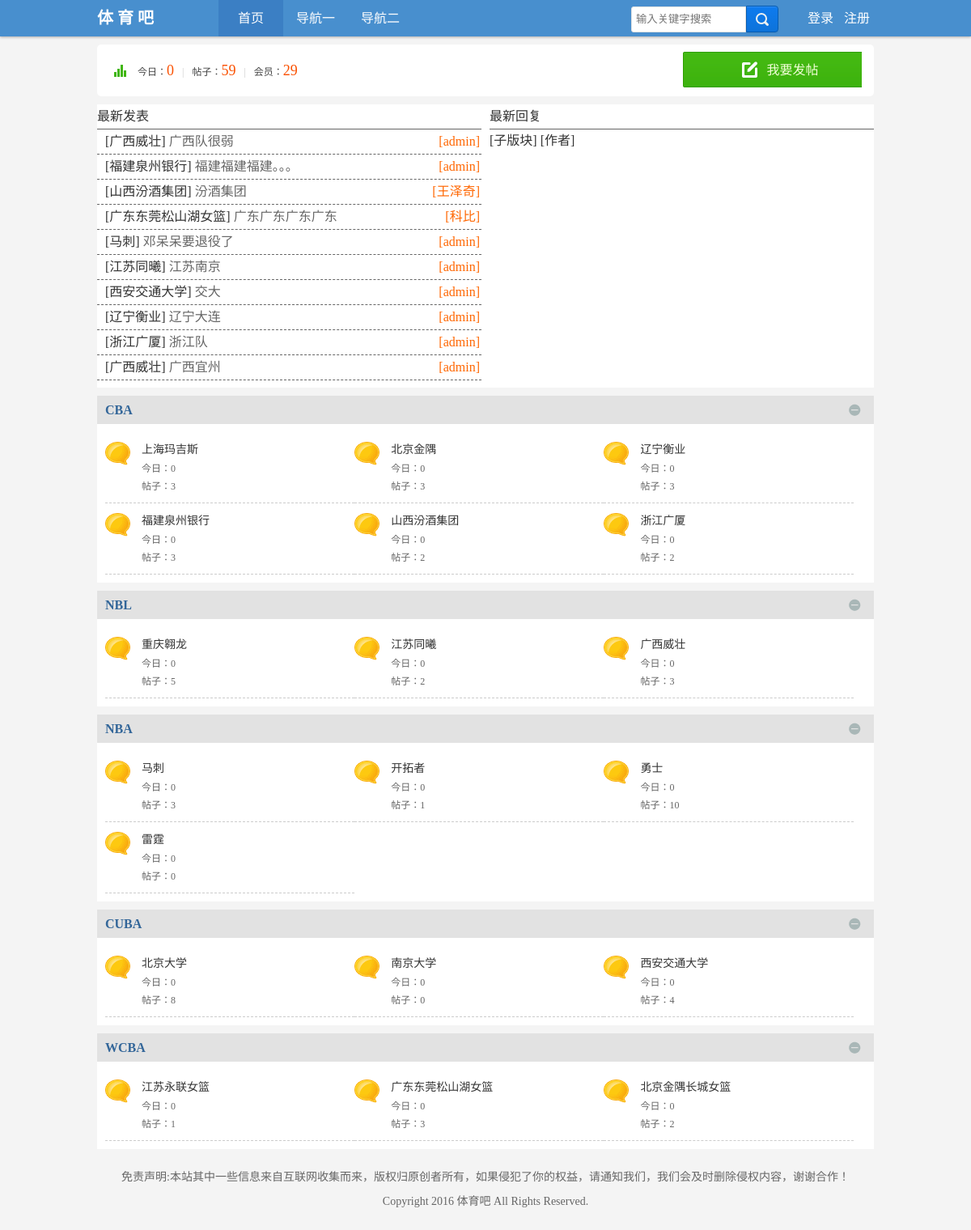
The page / on the database its author committed.
### tables this page shows
CREATE TABLE IF NOT EXISTS `ws_content` (
  `id` int(10) unsigned NOT NULL AUTO_INCREMENT COMMENT '唯一标识符',
  `module_id` int(11) NOT NULL COMMENT '所属子版块id',
  `title` varchar(30) NOT NULL COMMENT '标题',
  `content` text NOT NULL COMMENT '帖子内容',
  `time` datetime NOT NULL COMMENT '发帖时间',
  `member_id` int(11) NOT NULL COMMENT '会员id',
  `times` int(11) NOT NULL COMMENT '浏览次数',
  PRIMARY KEY (`id`)
);

CREATE TABLE IF NOT EXISTS `ws_son_module` (
  `id` int(10) unsigned NOT NULL AUTO_INCREMENT COMMENT '唯一id标识符',
  `father_module_id` int(10) unsigned NOT NULL COMMENT '所属父版块id',
  `module_name` varchar(50) NOT NULL COMMENT '子版块名称',
  `info` varchar(255) NOT NULL COMMENT '描述信息',
  `member_id` int(10) unsigned NOT NULL DEFAULT '0' COMMENT '是否为版主id',
  `sort` int(11) unsigned NOT NULL COMMENT '排序',
  PRIMARY KEY (`id`)
);

CREATE TABLE IF NOT EXISTS `ws_member` (
  `id` int(10) unsigned NOT NULL AUTO_INCREMENT COMMENT '唯一id',
  `user` varchar(20) NOT NULL COMMENT '用户名',
  `pwd` varchar(40) NOT NULL COMMENT '密码',
  `sex` varchar(2) NOT NULL COMMENT '性别',
  `email` varchar(20) NOT NULL COMMENT '邮箱',
  `qq` varchar(11) NOT NULL COMMENT 'qq',
  `photo` varchar(255) NOT NULL COMMENT '头像',
  `register_time` datetime NOT NULL COMMENT '注册时间',
  `last_time` datetime NOT NULL COMMENT '最后登录时间',
  PRIMARY KEY (`id`)
);

CREATE TABLE IF NOT EXISTS `ws_father_module` (
  `id` int(10) unsigned NOT NULL AUTO_INCREMENT COMMENT '唯一ID',
  `module_name` varchar(50) NOT NULL COMMENT '父版块名字',
  `sort` int(11) NOT NULL DEFAULT '0' COMMENT '排序',
  PRIMARY KEY (`id`)
);

### inc/mysql.func.php (called while the page is built, shortened)
<?php
    function execute($link, $sql){
        $result = mysqli_query($link, $sql);
        return $result;
    }
    function fetch_array($result){
        return mysqli_fetch_assoc($result);
    }
?>

### index.php (the view, shortened to what this page needs)
<?php
    $link = connect();
    $sql_sel = "select * from ws_father_module order by sort";
    $sql_total = "select * from ws_content";
    $sql_total_today = "select * from ws_content where time>CURDATE()";
    $sql_member = "select * from ws_member";
    $result_total = execute($link, $sql_total);
    $result_total_today = execute($link, $sql_total_today);
    $result_member = execute($link, $sql_member);
    $total = mysqli_num_rows($result_total);
    $total_today = mysqli_num_rows($result_total_today);
    $total_member = mysqli_num_rows($result_member);
    $result_father = execute($link, $sql_sel);
?>
<!DOCTYPE html>
<html>
<head>
<link rel="stylesheet" href="style/public.css">
<link rel="stylesheet" href="style/common.css">
<link rel="stylesheet" href="style/index.css">
</head>
<body>
<?php require_once 'inc/header.inc.php';?>
<div class="auto">
    <div class="chart clear">
        <p>今日：<em><?php echo $total_today?></em><span class="pipe">|</span>帖子：<em><?php echo $total?></em><span class="pipe">|</span>会员：<em><?php echo $total_member?></em></p>
        <div class="quick-thread-box">
            <a class="quick-thread" href="publish.php">我要发帖</a>
        </div>
    </div>
    <div class="quote_reply">
        <div class="latest_quote">
            <h4>最新发表</h4>
            <ul>
        <?php
            $sql = "select * from ws_content order by id desc limit 0,10";
            $result = execute($link, $sql);
            while($data = fetch_array($result)){
                $sql_son = "select wsm.module_name,wm.user from ws_son_module wsm,ws_member wm where wsm.id={$data['module_id']} and wm.id={$data['member_id']}";
                $result_son = execute($link, $sql_son);
                $data_son = fetch_array($result_son);
        ?>
                <li>[<?php echo $data_son['module_name']?>]&nbsp;<a href="show.php?cid=<?php echo $data['id'] ?>"><?php echo $data['title']?></a><span>[<?php echo $data_son['user']?>]</span></li>
        <?php }?>
            </ul>
        </div>
        <div class="latest_reply">
            <h4>最新回复</h4>
                <li>[子版块]&nbsp;<a href="show.php?cid=<?php  ?>"><?php ?></a><span>[作者]</span></li>
        </div>
    </div>
    <?php while (@$data_father = fetch_array($result_father)) { ?>
    <div class="box auto">
        <div class="title">
            <span class="collapsed"></span>
            <h2><a href="list_father.php?id=<?php echo $data_father['id']?>"><?php echo $data_father['module_name']?></a></h2>
        </div>
        <div class="childlist">
            <table class="cl">
                <tr class="cl_row">
        <?php
        $sql_sel_son = "select * from ws_son_module where father_module_id={$data_father['id']}";
        $result_son = execute($link, $sql_sel_son);
        if (mysqli_num_rows($result_son)) {
            while (@$data_son = fetch_array($result_son)) {
                $sql_total = "select * from ws_content where module_id={$data_son['id']}";
                $sql_today = "select * from ws_content where module_id={$data_son['id']} and time>CURDATE()";
                $result_total = execute($link, $sql_total);
                $result_today = execute($link, $sql_today);
                $count_total = mysqli_num_rows($result_total);
                $count_today = mysqli_num_rows($result_today);
        ?>
                <td class="cl_col">
                    <dl>
                        <dt><a href="list_son.php?id=<?php echo $data_son['id'];?>"><?php echo $data_son['module_name']?></a></dt>
                        <dd>今日：<?php echo $count_today?></dd>
                        <dd>帖子：<?php echo $count_total?></dd>
                    </dl>
                </td>
        <?php }?>
  <?php }else {?>
            <td>暂无子版块...</td>
  <?php }?>
                </tr>
            </table>
        </div>
    </div>
    <?php }?>
    <?php require_once 'inc/footer.inc.php';?>
</div>
</body>
</html>

### style/public.css (style rules this page uses)
html, body, h1, h2, h3, h4, h5, h6, hr, p, blockquote, div, dl, dt, dd, ul, ol, li, pre, fieldset, lengend, button, input, textarea, th, td { margin: 0; padding: 0; }
body { background: #f4f4f4; color: #333; }
em, strong, i, h1, h2, h3, h4, h5, h6 { font-style: normal; font-weight: normal; }
table { border-collapse: collapse; border-spacing: 0; }
li { list-style: none; }
a { text-decoration: none; }

### style/common.css (style rules this page uses)
.auto { width: 960px; margin: 0 auto; }

### style/index.css (style rules this page uses)
.chart { background: #fff; width: 100%; height: 64px; margin: 15px 0 10px 0; border-radius: 5px; font-size: 12px; color: #444; font-family: 'Microsoft yahei'; }
.chart p { width: 300px; height: 64px; padding-left: 50px; line-height: 64px; background: url('../images/chart.png') no-repeat 20px 25px; float: left; }
.chart p em { font-size: 18px; color: #fa5000; }
.pipe { color: #ccc; margin: 0 10px; }
.chart .quick-thread-box { float: right; line-height: 26px; margin: 9px 15px 0px; }
.quick-thread { width: 206px; height: 46px; line-height: 46px; margin-right: 0; float: right; color: #F3FFD9; font-size: 16px; text-align: center; background-position: 0px -250px; background: url('../images/button_new.png'); text-indent: 35px; padding-left: 15px; }
.clear:after { content: "."; display: block; height: 0; clear: both; visibility: hidden; }
.quote_reply { width: 100%; height: 350px; margin-bottom: 10px; background-color: #fff; font-family: 'Microsoft soft'; }
h4 { line-height: 30px; border-bottom: 1px solid #666; }
.quote_reply .latest_quote { width: 475px; float: left; }
.quote_reply .latest_quote ul li { line-height: 30px; border-bottom: 1px dashed #666; padding-left: 10px; position: relative; }
.quote_reply .latest_quote ul li span { position: absolute; right: 2px; top: 0px; color: #f60; }
.quote_reply .latest_quote ul li a { color: #666; }
.quote_reply .latest_reply { width: 475px; float: right; }
.box { background: #fff; margin-bottom: 10px; }
.box .title { width: 100%; height: 35px; background: #e2e2e2; position: relative; }
.box .title h2 { font-size: 16px; padding: 0 10px; height: 35px; line-height: 35px; }
.box .title h2 a { display: inline-block; color: #369; font-weight: 600; }
.box .title .collapsed { display: block; position: absolute; width: 17px; height: 17px; background: url('../images/collapsed_no.png') no-repeat; right: 15px; top: 10px; cursor: pointer; }
.box .childlist { padding: 10px; }
.box .childlist .cl { width: 100%; }
.box .childlist .cl .cl_col { border-bottom: 1px dashed #ccc; float: left; width: 28%; padding:10px 0; padding-left: 45px; background: url('../images/forum_new.gif') no-repeat 0 20%; }
.box .childlist .cl .cl_col dl dt { padding-bottom: 3px; }
.box .childlist .cl .cl_col dl dt a { font-size: 14px; color: #333; }
.box .childlist .cl .cl_col dl dd { font-size: 12px; padding: 2px 0; color: #666; }

### rows shown on the page
ws_content: ws_son_module.module_name "广西威壮", title "广西队很弱", ws_member.user "admin"
ws_content: ws_son_module.module_name "福建泉州银行", title "福建福建福建。。。", ws_member.user "admin"
ws_content: ws_son_module.module_name "山西汾酒集团", title "汾酒集团", ws_member.user "王泽奇"
ws_content: ws_son_module.module_name "广东东莞松山湖女篮", title "广东广东广东广东", ws_member.user "科比"
ws_content: ws_son_module.module_name "马刺", title "邓呆呆要退役了", ws_member.user "admin"
ws_content: ws_son_module.module_name "江苏同曦", title "江苏南京", ws_member.user "admin"
ws_content: ws_son_module.module_name "西安交通大学", title "交大", ws_member.user "admin"
ws_content: ws_son_module.module_name "辽宁衡业", title "辽宁大连", ws_member.user "admin"
ws_content: ws_son_module.module_name "浙江广厦", title "浙江队", ws_member.user "admin"
ws_content: ws_son_module.module_name "广西威壮", title "广西宜州", ws_member.user "admin"
ws_father_module: module_name "CBA"
ws_son_module: module_name "上海玛吉斯", count_today "0", count_total "3"
ws_son_module: module_name "北京金隅", count_today "0", count_total "3"
ws_son_module: module_name "辽宁衡业", count_today "0", count_total "3"
ws_son_module: module_name "福建泉州银行", count_today "0", count_total "3"
ws_son_module: module_name "山西汾酒集团", count_today "0", count_total "2"
ws_son_module: module_name "浙江广厦", count_today "0", count_total "2"
ws_father_module: module_name "NBL"
ws_son_module: module_name "重庆翱龙", count_today "0", count_total "5"
ws_son_module: module_name "江苏同曦", count_today "0", count_total "2"
ws_son_module: module_name "广西威壮", count_today "0", count_total "3"
ws_father_module: module_name "NBA"
ws_son_module: module_name "马刺", count_today "0", count_total "3"
ws_son_module: module_name "开拓者", count_today "0", count_total "1"
ws_son_module: module_name "勇士", count_today "0", count_total "10"
ws_son_module: module_name "雷霆", count_today "0", count_total "0"
ws_father_module: module_name "CUBA"
ws_son_module: module_name "北京大学", count_today "0", count_total "8"
ws_son_module: module_name "南京大学", count_today "0", count_total "0"
ws_son_module: module_name "西安交通大学", count_today "0", count_total "4"
ws_father_module: module_name "WCBA"
ws_son_module: module_name "江苏永联女篮", count_today "0", count_total "1"
ws_son_module: module_name "广东东莞松山湖女篮", count_today "0", count_total "3"
ws_son_module: module_name "北京金隅长城女篮", count_today "0", count_total "2"

### other values the page prints
$total_today "0"
$total "59"
$total_member "29"
